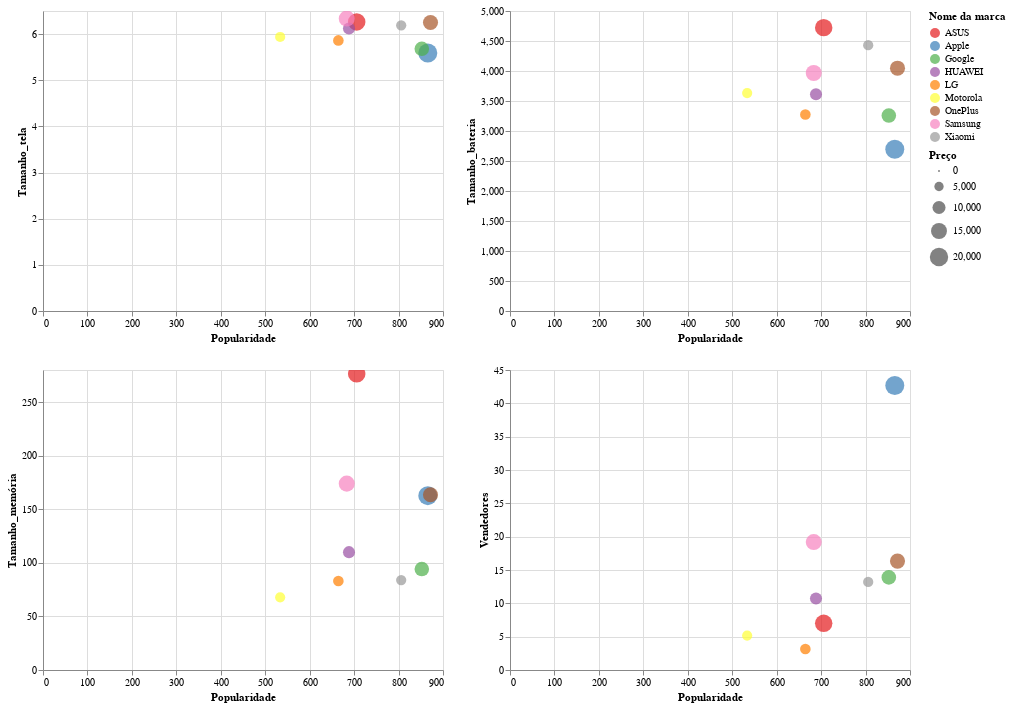

The notebook cell saved with this chart:
### Markdown cell above
## Influência na Popularidade

<div style="text-align: justify">O mesmo visto com a ASUS se repete no gráfico de memória, levando a conclusão de que a popularidade dos celulares não é proporcional a suas especificações técnicas, ou seja, mesmo as marcas que investem em celulares com mais memória, tela e bateria, talvez não consigam conquistar um lugar de destaque no mercado. Entretanto, no gráfico de vendedores vê-se uma certa proporção relacionada a popularidade. Desconsiderando um pouco a marca Samsung, pode-se traçar uma linha pelas marcas e notar que quanto mais vendedores mais popularidade, o que pode significar simplesmente que quanto mais popular uma marca, mais confiança existe para que vendedores peguem seu produto.<div/>

### Code cell
brands = ["OnePlus", "Xiaomi", "LG", "Motorola", "Samsung", "HUAWEI", "Google", "ASUS", "Apple"]
filtered_data = data.query("brand_name in @brands")

grouped_data = filtered_data.dropna(subset = ['screen_size', 'battery_size', 'memory_size']).groupby('brand_name').agg(
Preço = pd.NamedAgg(column = 'best_price', aggfunc = np.mean),
Popularidade = pd.NamedAgg(column = 'popularity', aggfunc = np.mean),
Tamanho_tela = pd.NamedAgg(column = 'screen_size', aggfunc = np.mean),
Tamanho_bateria = pd.NamedAgg(column = 'battery_size', aggfunc = np.mean),
Tamanho_memória = pd.NamedAgg(column = 'memory_size', aggfunc = np.mean),
Vendedores = pd.NamedAgg(column = 'sellers_amount', aggfunc = np.mean))

grouped_data.index.name = 'brand_name'
grouped_data.reset_index(inplace = True)

alt.Chart(grouped_data).mark_circle().encode(
    x = alt.X('Popularidade'),
    y = alt.Y(alt.repeat('repeat'), type = 'quantitative'),
    color = alt.Color('brand_name', title = 'Nome da marca', scale = alt.Scale(scheme = 'set1')),
    size = 'Preço'
        ).repeat(repeat = ['Tamanho_tela', 'Tamanho_bateria', 'Tamanho_memória', 'Vendedores'], columns = 2
            ).interactive()

### Figure 1 — Vega-Lite specification as saved in the notebook (floating-point values rounded to 4 significant figures)
{"config": {"view": {"continuousWidth": 400, "continuousHeight": 300}}, "repeat": ["Tamanho_tela", "Tamanho_bateria", "Tamanho_memória", "Vendedores"], "spec": {"data": {"name": "data-9f64be7082c47902eecf09c1b9fe8d5f"}, "mark": "circle", "encoding": {"color": {"type": "nominal", "field": "brand_name", "scale": {"scheme": "set1"}, "title": "Nome da marca"}, "size": {"type": "quantitative", "field": "Preço"}, "x": {"type": "quantitative", "field": "Popularidade"}, "y": {"type": "quantitative", "field": {"repeat": "repeat"}}}, "selection": {"selector001": {"type": "interval", "bind": "scales", "encodings": ["x", "y"]}}}, "columns": 2, "$schema": "https://vega.github.io/schema/vega-lite/v4.8.1.json", "datasets": {"data-9f64be7082c47902eecf09c1b9fe8d5f": [{"brand_name": "ASUS", "Preço": 18010.0, "Popularidade": 705.8, "Tamanho_tela": 6.264, "Tamanho_bateria": 4723.0, "Tamanho_memória": 276.4, "Vendedores": 7.0}, {"brand_name": "Apple", "Preço": 21390.0, "Popularidade": 865.8, "Tamanho_tela": 5.591, "Tamanho_bateria": 2696.0, "Tamanho_memória": 162.8, "Vendedores": 42.67}, {"brand_name": "Google", "Preço": 12480.0, "Popularidade": 852.3, "Tamanho_tela": 5.681, "Tamanho_bateria": 3257.0, "Tamanho_memória": 94.22, "Vendedores": 13.89}, {"brand_name": "HUAWEI", "Preço": 8463.0, "Popularidade": 688.5, "Tamanho_tela": 6.122, "Tamanho_bateria": 3613.0, "Tamanho_memória": 110.0, "Vendedores": 10.73}, {"brand_name": "LG", "Preço": 6500.0, "Popularidade": 664.6, "Tamanho_tela": 5.863, "Tamanho_bateria": 3275.0, "Tamanho_memória": 83.08, "Vendedores": 3.154}, {"brand_name": "Motorola", "Preço": 6002.0, "Popularidade": 533.6, "Tamanho_tela": 5.937, "Tamanho_bateria": 3633.0, "Tamanho_memória": 67.87, "Vendedores": 5.161}, {"brand_name": "OnePlus", "Preço": 13380.0, "Popularidade": 871.9, "Tamanho_tela": 6.251, "Tamanho_bateria": 4047.0, "Tamanho_memória": 163.6, "Vendedores": 16.33}, {"brand_name": "Samsung", "Preço": 15180.0, "Popularidade": 683.4, "Tamanho_tela": 6.336, "Tamanho_bateria": 3966.0, "Tamanho_memória": 174.0, "Vendedores": 19.19}, {"brand_name": "Xiaomi", "Preço": 6059.0, "Popularidade": 805.9, "Tamanho_tela": 6.189, "Tamanho_bateria": 4430.0, "Tamanho_memória": 83.89, "Vendedores": 13.21}]}}
